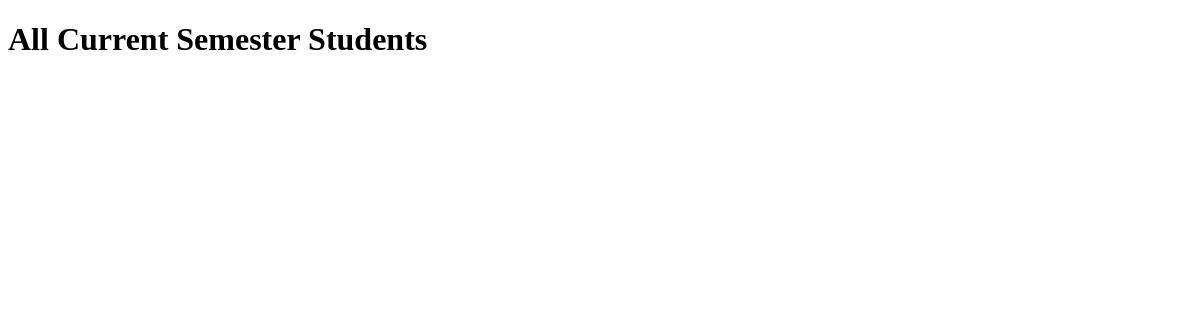
The app's page /facilitator/all_students/, older data.
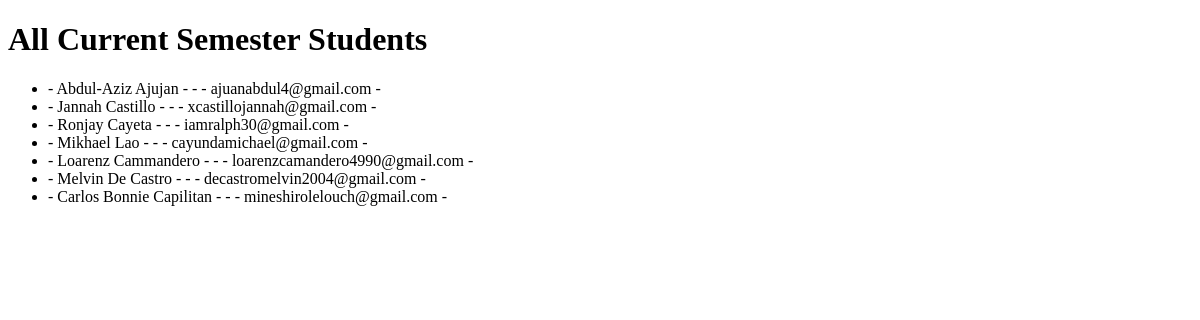
The same page, newer data.
### current_semester_students/models.py (models this page shows, shortened)
class Student(models.Model):
    first_name = models.CharField(max_length=255)
    last_name = models.CharField(max_length=255)
    student_school_id = models.CharField(max_length=255)
    course = models.ForeignKey(
        Course,
        on_delete=models.CASCADE
    )
    year_level = models.CharField(max_length=25)
    email = models.EmailField()

### current_semester_students/views.py (the view)
# urls.py: path('all_students/', views.all_students, name='all_students')
def all_students(request):
    template = loader.get_template('all_students.html')
    students = Student.objects.all().values()
    context = {
        'students': students
    }
    return HttpResponse(template.render(context, request))

### current_semester_students/templates/all_students.html (shortened to what this page needs)
{% extends "master.html" %}
{% block content %}
    <h1>All Current Semester Students</h1>
    <ul>
        {% for student in students %}
            <li>{{student.student_id}} - {{student.first_name}} {{student.last_name}} - {{student.course}} - {{student.year}} - {{student.email}} - {{student.phone}}</li>
        {% endfor %}
    </ul>
{% endblock %}

### voters/templates/master.html (shortened to what this page needs)
<!DOCTYPE html>
<html lang="en">
<head>
</head>
<body>
    {% block content %}{% endblock %}
</body>
</html>

Row changes from the older to the newer data that the page shows:
added Student: first_name "Abdul-Aziz", last_name "Ajujan", email "ajuanabdul4@gmail.com"
added Student: first_name "Jannah", last_name "Castillo", email "xcastillojannah@gmail.com"
added Student: first_name "Ronjay", last_name "Cayeta", email "iamralph30@gmail.com"
added Student: first_name "Mikhael", last_name "Lao", email "cayundamichael@gmail.com"
added Student: first_name "Loarenz", last_name "Cammandero", email "loarenzcamandero4990@gmail.com"
added Student: first_name "Melvin", last_name "De Castro", email "decastromelvin2004@gmail.com"
added Student: first_name "Carlos Bonnie", last_name "Capilitan", email "mineshirolelouch@gmail.com"
